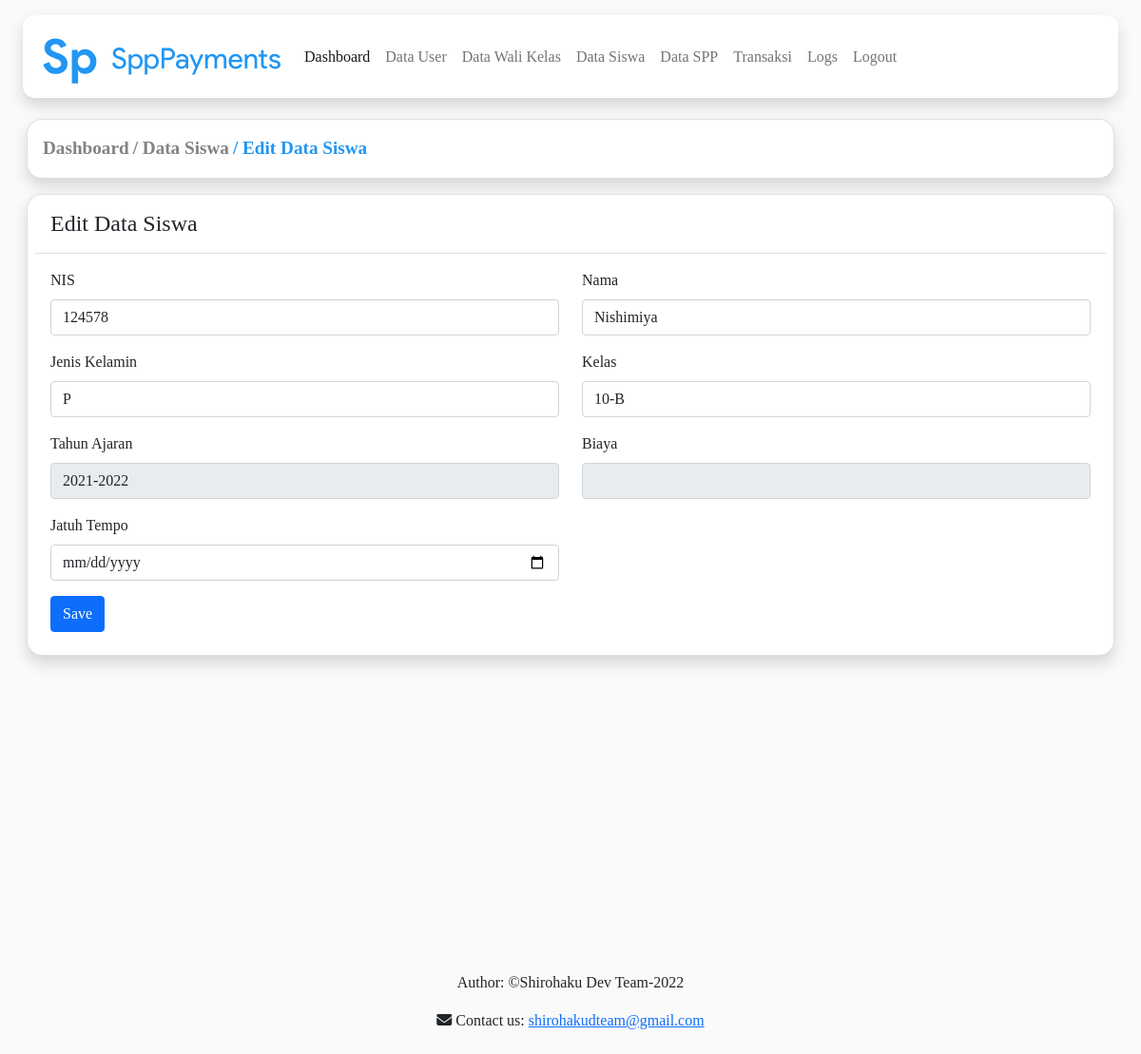
The app's page /src/edit/editstudent.php?nis=124578 (signed in) with its own data.
### tables this page shows
CREATE TABLE `student` (
  `nis` varchar(128) NOT NULL,
  `student_name` varchar(255) DEFAULT NULL,
  `jenis_kelamin` varchar(1) NOT NULL,
  `class` varchar(8) DEFAULT NULL,
  `periode` varchar(128) DEFAULT NULL
);

### src/edit/editstudent.php (the view, shortened to what this page needs)
<?php include "../header/header.php"; ?>
<?php
	include "../connection/connection.php";
	$getDataSpp = mysqli_query($conn, "SELECT*from spp where nis = '$_GET[nis]'");
	$dataSpp = mysqli_fetch_array($getDataSpp);
	$getData = mysqli_query($conn, "SELECT * FROM student WHERE nis='$_GET[nis]'");
	$data = mysqli_fetch_array($getData);
?>
<div class="content-body" style="margin-top: 125px;">
  <div class="container-fluid">
		<div class="card bg-white ms-3 me-3 shadow" style="border-radius: 16px;">
			<div class="card-body">
			  <div class="">
					<a href="../index/admin.php" class="" style="text-decoration: none; color: rgb(131, 130, 130); font-weight: bold; font-size: larger;">Dashboard</a>
					<a href="../show/showdatastudent.php" class="" style="text-decoration: none; color: rgb(131, 130, 130); font-weight: bold; font-size: larger;"> / Data Siswa</a>
					<a href="javascript:void(0)" class="" style="text-decoration: none; color: #2196f3; font-weight: bold; font-size: larger;"> / Edit Data Siswa</a>
        </div>
			</div>
		</div>
    <div class="row">
			<div class="col-xl-12 col-lg-24">
        <div class="card bg-white p-2 m-3 shadow" style="border-radius: 16px;">
          <div class="card-header bg-white" style="border-top-left-radius: 16px; border-top-right-radius: 16px;">
            <h4 class="card-title">Edit Data Siswa</h4>
          </div>
          <div class="card-body">
            <div class="basic-form">
						<form method="post" action="">
                      <div class="row">
                        <div class="mb-3 col-md-6">
                          <label class="form-label">NIS</label>
                          <input type="number" name="nis" class="form-control" maxlength="6" value="<?php echo $data['nis']; ?>" placeholder="NIS ex: 2212345xxx" />
                        </div>
                        <div class="mb-3 col-md-6">
                          <label class="form-label">Nama</label>
                          <input type="text" name="studentname" class="form-control" value="<?php echo $data['student_name']; ?>" placeholder="Nama Siswa ex: Ratna Permata" />
                        </div>
                        <div class="mb-3 col-md-6">
													<label class="form-label">Jenis Kelamin</label>
                          <select id="inputState" name="class" class="default-select form-control wide">
													<?php
											include "../connection/connection.php";
											$getDataGender = mysqli_query($conn, "SELECT * from student");
											while($dataGender = mysqli_fetch_array($getDataGender)){
												if($dataGender['jenis_kelamin'] == $data['jenis_kelamin']){
													$selected = "selected";
												}else{
													$selected ="";
												}
												?>
											<option value="<?php echo $dataGender['jenis_kelamin']; ?>" <?php echo $selected; ?>><?php echo $dataGender['jenis_kelamin']; ?></option>
										<?php
											}
										?>
                          </select>
                        </div>
                        <div class="mb-3 col-md-6">
													<label class="form-label">Kelas</label>
                          <select id="inputState" name="class" class="default-select form-control wide">
													<?php
											include "../connection/connection.php";
											$getDatac = mysqli_query($conn, "SELECT * from wclass order by class ASC");
											while($datac = mysqli_fetch_array($getDatac)){
												if($datac['class'] == $data['class']){
													$selected = "selected";
												}else{
													$selected ="";
												}
												?>
											<option value="<?php echo $datac['class']; ?>" <?php echo $selected; ?>><?php echo $datac['class']; ?></option>
										<?php
											}
										?>
                          </select>
                        </div>
												<div class="mb-3 col-md-6">
                          <label class="form-label">Tahun Ajaran</label>
                          <input type="text" name="periode" class="form-control" value="<?php echo $data['periode']; ?>" readonly />
                        </div>
												<div class="mb-3 col-md-6">
													<label class="form-label">Biaya</label>
													<input type="text" name="sppcost" class="form-control" value="<?php echo $dataSpp['spp_cost']; ?>" readonly />
												</div>
												<div class="mb-3 col-md-6">
													<label class="form-label">Jatuh Tempo</label>
													<input type="date" name="duedate" class="form-control" value="<?php echo $dataSpp['duedate']; ?>" />
												</div>
												<div class="mb-3 col-md-6">
												</div>
                      </div>
                      <button type="submit" class="btn btn-primary">Save</button>
                    </form>
            </div>
          </div>
        </div>
      </div>
    </div>
  </div>
</div>
<?php include "../footer/footer.php" ?>

### records on screen
student: nis "124578", studentname "Nishimiya", periode "2021-2022"

### other values on screen
form field class "P"
form field class "10-B"
